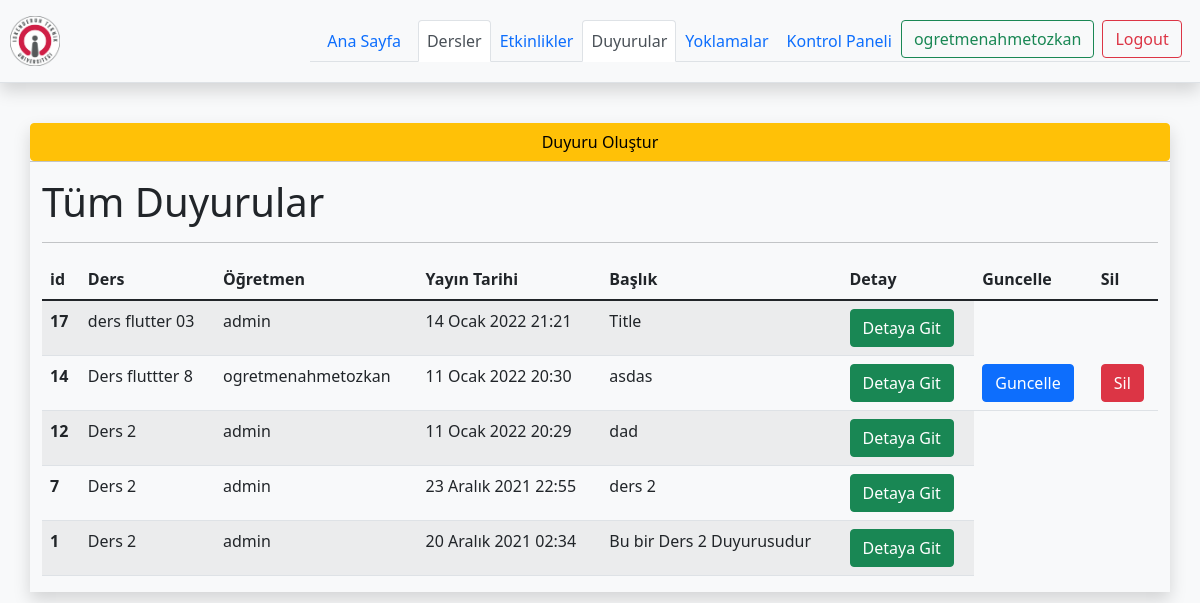
The page /lessons/announcements/ (signed in) on the database as committed earlier.
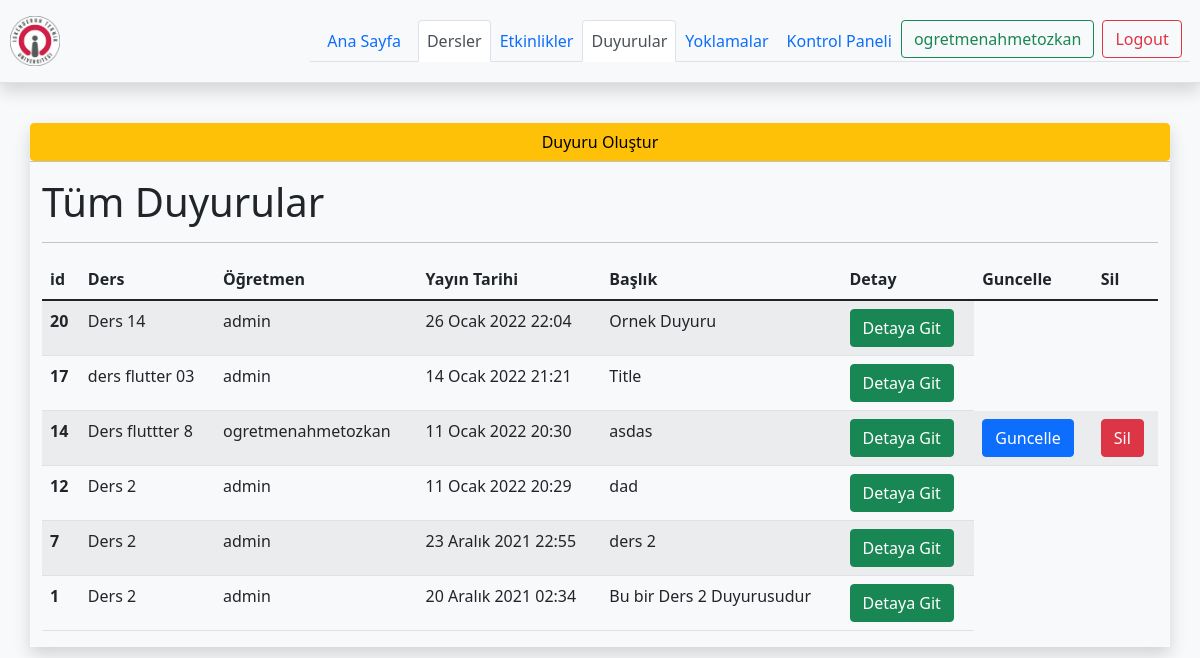
The same page on the database as committed later.
### lessons/models.py (models this page shows, shortened)
class Announcement(models.Model):
    lesson = models.ForeignKey(Lesson,on_delete=models.CASCADE)
    title = models.CharField(max_length=128)
    description = RichTextField()
    date = models.DateTimeField(auto_now=True)
    avaliable = models.BooleanField(default =True)

class Lesson(models.Model):
    teacher = models.ForeignKey(User, null=True,on_delete=models.CASCADE)
    name = models.CharField(max_length=128,unique=True)
    image  = models.ImageField(upload_to="lessons/%Y/%m/%d/",default = "lessons/default_lesson_image.png")
    description = models.TextField(blank=True,null=True)
    students = models.ManyToManyField(User, blank=True,related_name='lesson_joined')
    date = models.DateTimeField(auto_now=True)
    avaliable = models.BooleanField(default =True)
    def __str__(self):
        return self.name

### lessons/views.py (the view)
# urls.py: path("announcements/",views.announcement_list,name = 'announcements'),
def announcement_list(request):
    current_user = request.user
    lessons = current_user.lesson_joined.all()
    announcements = Announcement.objects.filter(lesson__in =lessons).order_by('-date')
    context = {
        'announcements':announcements,
    }
    return render(request,'announcements/announcements.html',context)

### templates/announcements/announcements.html
{% extends "base.html" %}
{% load static %}
{% block body %}
<div class="container shadow">
    <div class="row">
      {% if request.user.is_authenticated  %}
      {% if request.user.is_staff %}
<a href="{% url 'announcement_add' %}" class="btn btn-warning">Duyuru Oluştur</a><hr>
{% endif %}
{% endif %}
        <div class="col">
            <H1 >Tüm Duyurular</H1>
            <hr>
            <div class="table-responsive">
            <table class="table table-striped table-hover">
                <thead>
                  <tr>
                    <th scope="col">id</th>
                    <th scope="col">Ders</th>
                    <th scope="col">Öğretmen</th>
                    <th scope="col">Yayın Tarihi</th>
                    <th scope="col">Başlık</th>
                    <th scope="col">Detay</th>
                    {% if request.user.is_authenticated  %}
                    {% if request.user.is_staff %}
                    <th scope="col">Guncelle</th>
                    <th scope="col">Sil</th>
                    {% endif %}
                    {% endif %}
                  </tr>
                </thead>
                <tbody>
                    {% for announcement in announcements %}
                  <tr>
                    <th scope="row"> {{announcement.id}}</th>
                    <td>{{announcement.lesson}}</td>
                    <td>{{announcement.lesson.teacher}}</td>
                    <td>{{announcement.date}}</td>
                    <td>{{announcement.title}}</td>
                    <td><a href="{% url 'announcement_detail' announcement.id %}" class="btn btn-success">
                        Detaya Git</a></td>
                        {% if request.user.is_authenticated  %}
                        {% if request.user == announcement.lesson.teacher %}
                        {% if request.user.is_staff %}
                        <td><a href="{% url 'announcement_update' announcement.id %}" class="btn btn-primary">
                          Guncelle</a></td>
                          <td><a href="{% url 'announcement_delete' announcement.id %}" class="btn btn-danger">
                            Sil</a></td>
                            {% endif %}
                            {% endif %}
                            {% endif %}
                  </tr>
                    {% endfor %}
                </tbody>
              </table>
            </div>
</div>
</div>
</div>
</div>
{% endblock body %}

Rows that differ between the two databases and show on the page:
added Announcement: id "20", lesson "Ders 14", lesson.teacher "admin", date "26 Ocak 2022 22:04", title "Ornek Duyuru"
